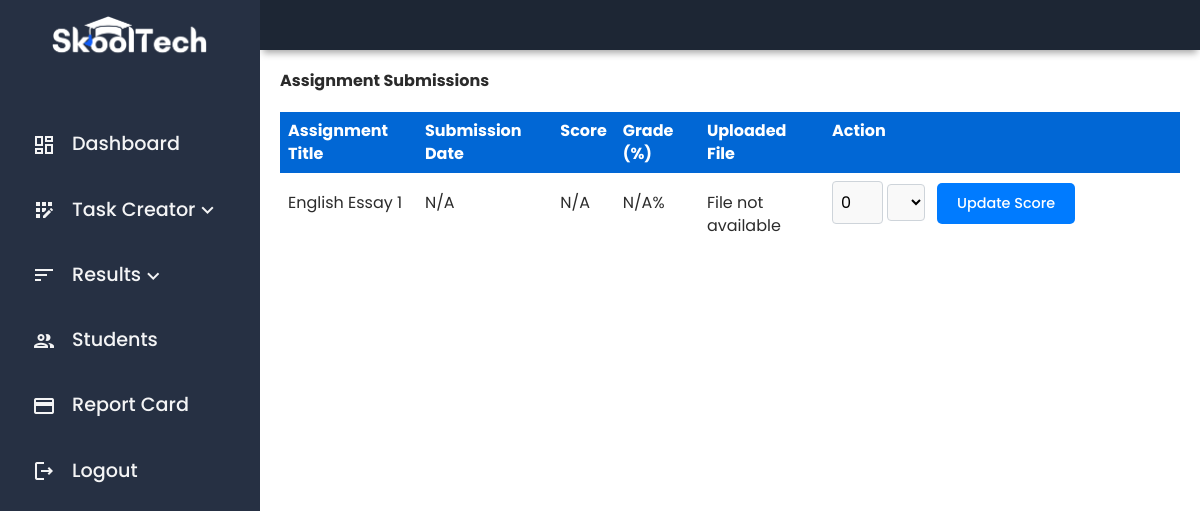
Before: /admin_assignments.php (signed in) with the older database file.
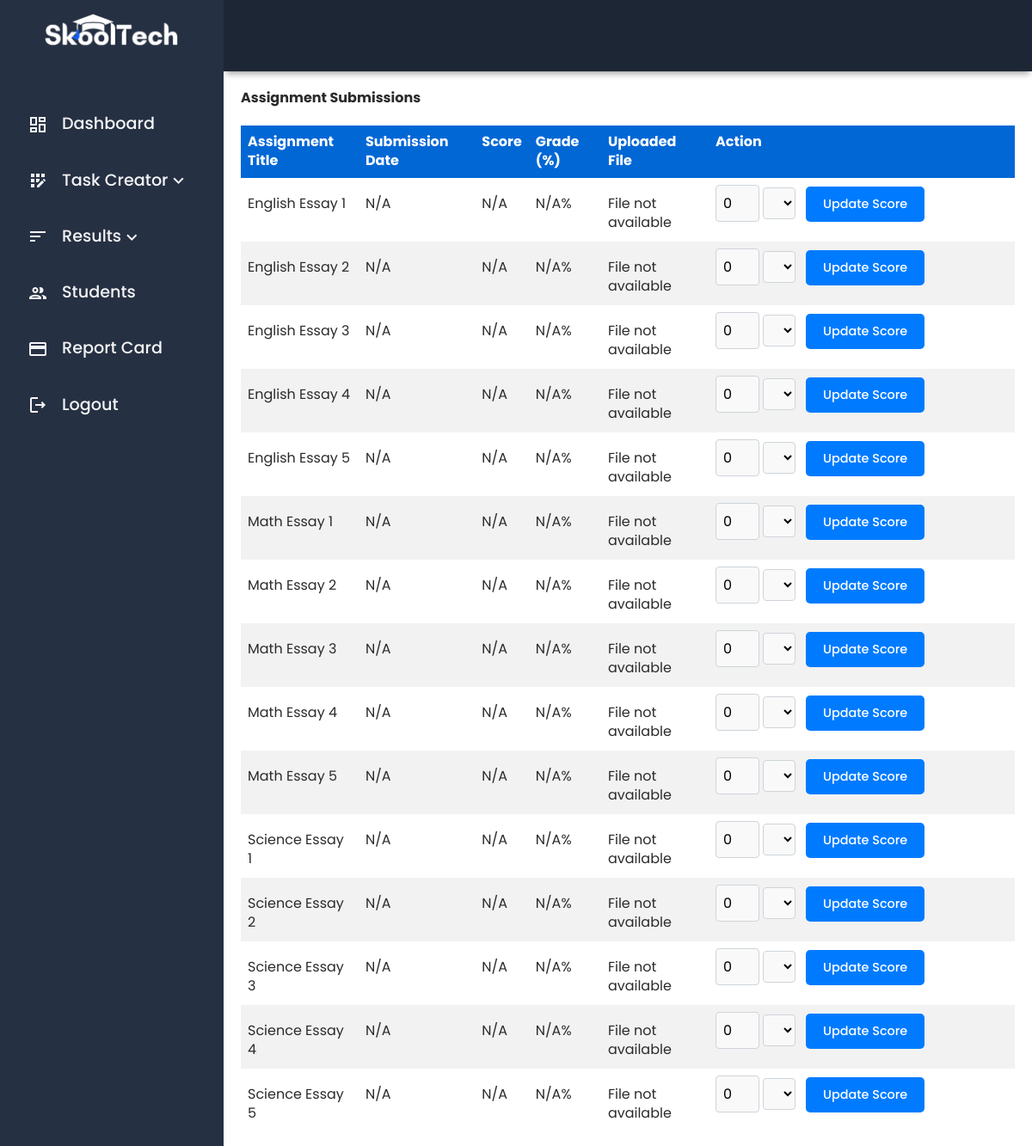
After: the same page with the newer database file.
### tables this page shows
CREATE TABLE assignments (
    id INT AUTO_INCREMENT PRIMARY KEY,
    title VARCHAR(255) NOT NULL,
    description TEXT NOT NULL,
    criteria TEXT NOT NULL,
    deadline DATETIME NOT NULL,
    due_date DATETIME NOT NULL,
    created_by INT,
    subject ENUM('English', 'Science', 'Math') NOT NULL,
    grade DECIMAL(5,2) DEFAULT 0,  
    FOREIGN KEY (created_by) REFERENCES professors(id) ON DELETE CASCADE
);

### admin_assignments.php (the view, shortened to what this page needs)
<?php
$servername = "localhost";
$username = "root";
$password = "";
$dbname = "skooltech";
$conn = new mysqli($servername, $username, $password, $dbname);
$sql = "SELECT a.id AS assignment_id, a.title, asub.id AS submission_id, asub.submission_date,
               asub.score AS raw_score, asub.grade, asub.submitted_file, a.grade AS total_grade
        FROM assignments a
        LEFT JOIN assignment_submissions asub ON a.id = asub.assignment_id
        GROUP BY a.id, asub.id";
$result = $conn->query($sql);
?>
<!DOCTYPE html>
<html lang="en">
<head>
    <link rel="stylesheet" href="./dist/scss/main.min.css">
</head>
<body>
    <div class="grid-container">
        <div class="header">
        </div>
        <div id="sidenav">
            <div class="sidenav__wrapper">
                <div class="sidenav__img">
                    <img src="./dist/img/skooltech-logo.png" alt="SkoolTech Logo">
                </div>
                <div class="sidenav-list">
                    <ul>
                        <li><a href="./admin_dashboard.php"><span class="material-icons-outlined">dashboard</span>Dashboard</a></li>
                        <li>
                            <a href="#" class="dropdown-toggle">
                                <span class="material-icons-outlined">app_registration</span> Task Creator
                                <div class="arrow-down">
                                    <span class="material-icons-outlined chevron-icon">keyboard_arrow_down</span>
                                </div>
                            </a>
                        </li>
                        <li>
                            <a href="#" class="dropdown-toggle">
                            <span class="material-icons-outlined">sort</span> Results
                                <div class="arrow-down">
                                    <span class="material-icons-outlined chevron-icon">keyboard_arrow_down</span>
                                </div>
                            </a>
                        </li>
                        <li><a href="./admin_students.php"><span class="material-icons-outlined">group</span>Students</a></li>
                        <li><a href="./admin_reportcard.php"><span class="material-icons-outlined">credit_card</span>Report Card</a></li>
                        <li><a href="logout.php"><span class="material-icons-outlined">logout</span>Logout</a></li>
                    </ul>
                </div>
            </div>
        </div>
        <main class="main-container">
            <h1>Assignment Submissions</h1>
            <table>
                <thead>
                    <tr>
                        <th>Assignment Title</th>
                        <th>Submission Date</th>
                        <th>Score</th>
                        <th>Grade (%)</th>
                        <th>Uploaded File</th>
                        <th>Action</th>
                    </tr>
                </thead>
                <tbody>
                    <?php
                    if ($result && $result->num_rows > 0) {
                        while ($row = $result->fetch_assoc()) {
                            echo "<tr>";
                            echo "<td>" . htmlspecialchars($row['title'] ?? 'N/A') . "</td>";
                            echo "<td>" . htmlspecialchars($row['submission_date'] ?? 'N/A') . "</td>";
                            echo "<td>" . htmlspecialchars($row['raw_score'] ?? 'N/A') . "</td>";
                            $grade = isset($row['grade']) ? number_format((float)$row['grade'], 2) : 'N/A';
                            echo "<td>" . htmlspecialchars($grade) . "%</td>";
                            echo "<td>";
                            if (!empty($row['submitted_file'])) {
                                $filePath = 'uploads/' . htmlspecialchars($row['submitted_file']);
                                echo "<a href='#' class='view-file' data-file='" . $filePath . "'>View Assignment</a>";
                            } else {
                                echo "File not available";
                            }
                            echo "</td>";
                            echo "<td>
                                <form action='admin_assignments.php' method='POST'>
                                    <input type='hidden' name='submission_id' value='" . htmlspecialchars($row['submission_id'] ?? '') . "'>
                                    <input type='number' name='score' value='" . htmlspecialchars($row['raw_score'] ?? '0') . "' min='0' required>
                                    <select name='highest_score' required>
                                        <option value='10'" . ($row['total_grade'] == 10 ? ' selected' : '') . ">10</option>
                                        <option value='20'" . ($row['total_grade'] == 20 ? ' selected' : '') . ">20</option>
                                        <option value='30'" . ($row['total_grade'] == 30 ? ' selected' : '') . ">30</option>
                                    </select>
                                    <button type='submit' class='ass-btn'>Update Score</button>
                                </form>
                            </td>";
                            echo "</tr>";
                        }
                    } else {
                        echo "<tr><td colspan='6'>No submissions found.</td></tr>";
                    }
                    ?>
                </tbody>
            </table>
        </main>
    </div>
</body>
</html>

Changed rows visible on the page:
added assignments: title "English Essay 2", submission_date "N/A", raw_score "N/A", grade "N/A", score "0"
added assignments: title "English Essay 3", submission_date "N/A", raw_score "N/A", grade "N/A", score "0"
added assignments: title "English Essay 4", submission_date "N/A", raw_score "N/A", grade "N/A", score "0"
added assignments: title "English Essay 5", submission_date "N/A", raw_score "N/A", grade "N/A", score "0"
added assignments: title "Math Essay 1", submission_date "N/A", raw_score "N/A", grade "N/A", score "0"
added assignments: title "Math Essay 2", submission_date "N/A", raw_score "N/A", grade "N/A", score "0"
added assignments: title "Math Essay 3", submission_date "N/A", raw_score "N/A", grade "N/A", score "0"
added assignments: title "Math Essay 4", submission_date "N/A", raw_score "N/A", grade "N/A", score "0"
added assignments: title "Math Essay 5", submission_date "N/A", raw_score "N/A", grade "N/A", score "0"
added assignments: title "Science Essay 1", submission_date "N/A", raw_score "N/A", grade "N/A", score "0"
added assignments: title "Science Essay 2", submission_date "N/A", raw_score "N/A", grade "N/A", score "0"
added assignments: title "Science Essay 3", submission_date "N/A", raw_score "N/A", grade "N/A", score "0"
added assignments: title "Science Essay 4", submission_date "N/A", raw_score "N/A", grade "N/A", score "0"
added assignments: title "Science Essay 5", submission_date "N/A", raw_score "N/A", grade "N/A", score "0"
